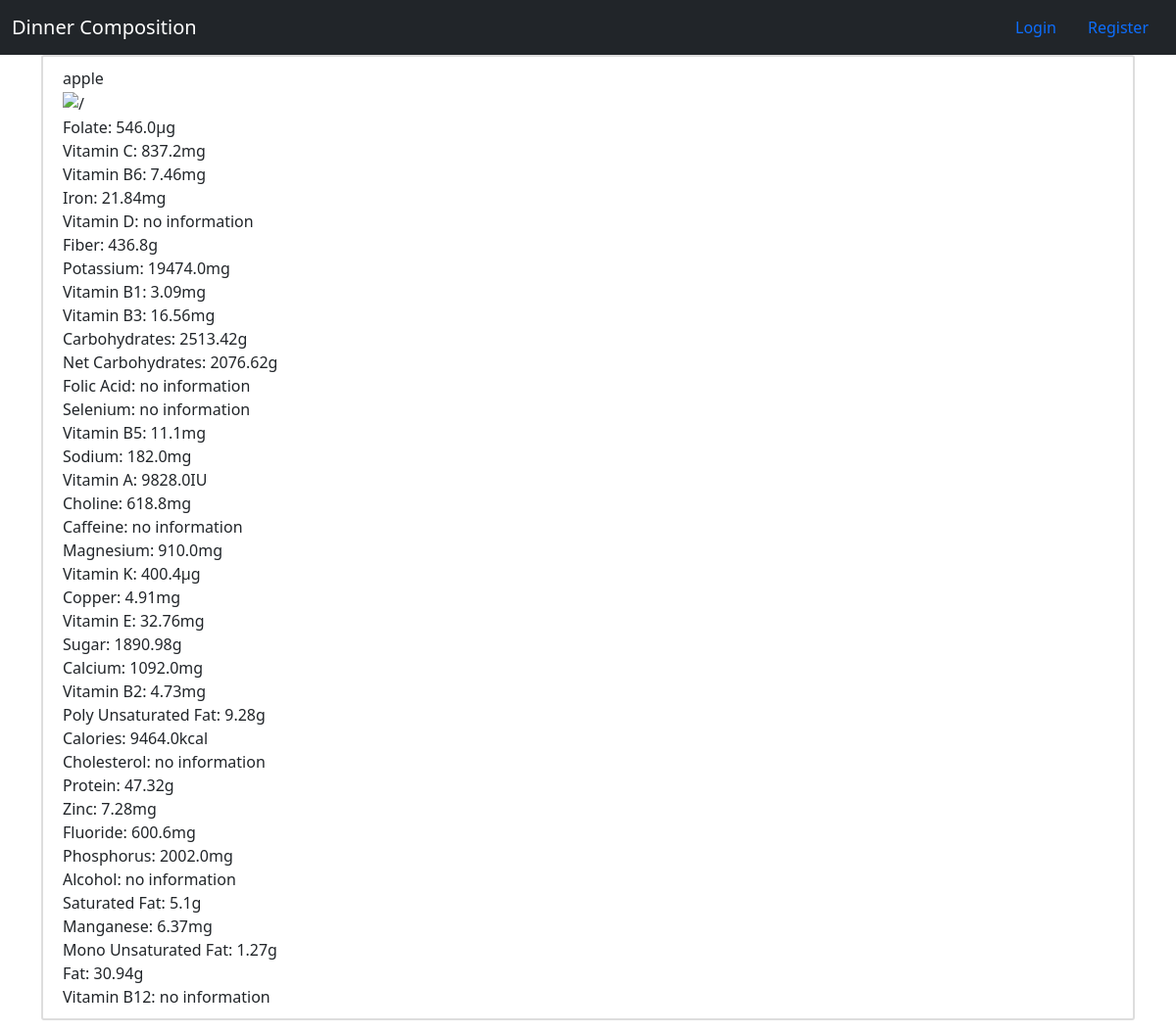
/detail/9003/, run on the app's committed database.
### myapp/models.py (models this page shows, shortened)
class Product(models.Model):
    name = models.CharField(max_length=60)
    image_name = models.CharField(max_length=60)
    api_id = models.IntegerField(primary_key=True, unique=True)

class Nutrient(models.Model):
    name = models.CharField(max_length=60)
    amount = models.FloatField(max_length=60, null=True)
    unit = models.CharField(max_length=10, null=True)
    product = models.ForeignKey(
        Product, on_delete=models.CASCADE, related_name='nutrients')
    def __str__(self):
        if not self.amount:
            return f'{self.name}: no information'
        return f'{self.name}: {self.amount}{self.unit}'

### myapp/views.py (the view)
# urls.py: path('detail/<int:api_id>/', views.detail, name='detail'),
def detail(request,  *args, **kwargs):
    api_id = kwargs['api_id']
    product = Product.objects.filter(api_id=api_id).first()
    if not Nutrient.objects.filter(product__api_id=api_id).exists():
        product, nutrients = fetch_details(api_id, product)
    else:
        product = Product.objects.filter(api_id=api_id).first()
        nutrients = Nutrient.objects.filter(product=product)
    context = {
        'product': product,
        'image': f'{IMAGE_URL}/{product.image_name}',
        'nutrients': nutrients
    }
    return render(request, 'myapp/detail.html', context)

### myapp/templates/myapp/detail.html
{% extends "myapp/base.html" %}
{% block content %}
<div class="content-section">
    <div class="tile">
        <span>
            {{product.name}}
        </span>
    </div>
    <section class="details">
        <div class='image-container'>
            <img src="{{image}}" alt={{image.image_name}} />
        </div>
        <div>
            {% for nutrient in nutrients %}
            <span>{{nutrient}}</span></br>
            {% endfor %}
        </div>
    </section>
</div>
{% endblock content %}

### myapp/static/myapp/main.css (style rules this page uses)
.content-section { background: #ffffff; padding: 10px 20px; border: 2px solid #dddddd; border-radius: 3px; margin-bottom: 20px; }

### data on the page
Product: name "apple"
Nutrient: amount+name+unit "Folate: 546.0µg"
Nutrient: amount+name+unit "Vitamin C: 837.2mg"
Nutrient: amount+name+unit "Vitamin B6: 7.46mg"
Nutrient: amount+name+unit "Iron: 21.84mg"
Nutrient: amount+name "Vitamin D: no information"
Nutrient: amount+name+unit "Fiber: 436.8g"
Nutrient: amount+name+unit "Potassium: 19474.0mg"
Nutrient: amount+name+unit "Vitamin B1: 3.09mg"
Nutrient: amount+name+unit "Vitamin B3: 16.56mg"
Nutrient: amount+name+unit "Carbohydrates: 2513.42g"
Nutrient: amount+name+unit "Net Carbohydrates: 2076.62g"
Nutrient: amount+name "Folic Acid: no information"
Nutrient: amount+name "Selenium: no information"
Nutrient: amount+name+unit "Vitamin B5: 11.1mg"
Nutrient: amount+name+unit "Sodium: 182.0mg"
Nutrient: amount+name+unit "Vitamin A: 9828.0IU"
Nutrient: amount+name+unit "Choline: 618.8mg"
Nutrient: amount+name "Caffeine: no information"
Nutrient: amount+name+unit "Magnesium: 910.0mg"
Nutrient: amount+name+unit "Vitamin K: 400.4µg"
Nutrient: amount+name+unit "Copper: 4.91mg"
Nutrient: amount+name+unit "Vitamin E: 32.76mg"
Nutrient: amount+name+unit "Sugar: 1890.98g"
Nutrient: amount+name+unit "Calcium: 1092.0mg"
Nutrient: amount+name+unit "Vitamin B2: 4.73mg"
Nutrient: amount+name+unit "Poly Unsaturated Fat: 9.28g"
Nutrient: amount+name+unit "Calories: 9464.0kcal"
Nutrient: amount+name "Cholesterol: no information"
Nutrient: amount+name+unit "Protein: 47.32g"
Nutrient: amount+name+unit "Zinc: 7.28mg"
Nutrient: amount+name+unit "Fluoride: 600.6mg"
Nutrient: amount+name+unit "Phosphorus: 2002.0mg"
Nutrient: amount+name "Alcohol: no information"
Nutrient: amount+name+unit "Saturated Fat: 5.1g"
Nutrient: amount+name+unit "Manganese: 6.37mg"
Nutrient: amount+name+unit "Mono Unsaturated Fat: 1.27g"
Nutrient: amount+name+unit "Fat: 30.94g"
Nutrient: amount+name "Vitamin B12: no information"
